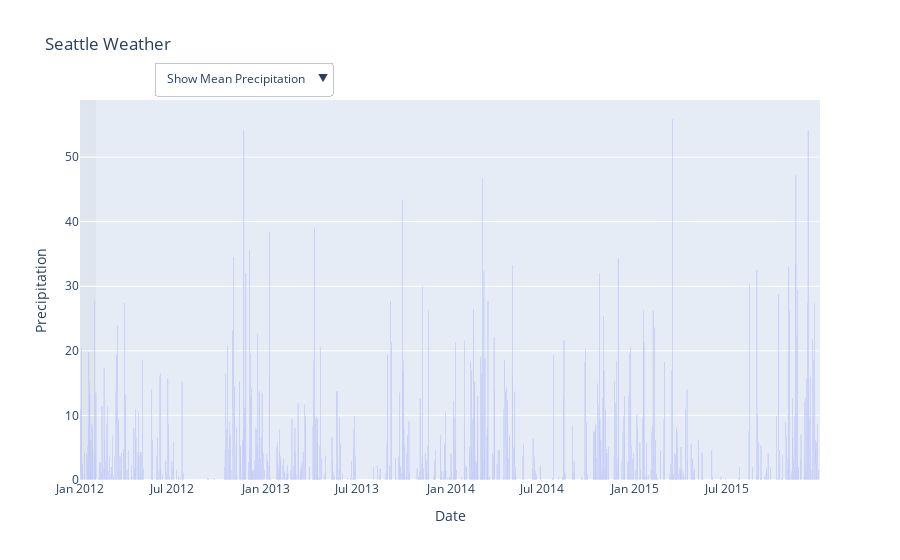

Notebook source saved alongside this figure:
### Code cell
import plotly.graph_objects as go
from vega_datasets import data

# Load data
source = data.seattle_weather()

# Create figure
fig = go.Figure()

# Add bar chart
bars = fig.add_trace(go.Bar(
    x=source['date'],
    y=source['precipitation'],
    opacity=0.7,
    marker_color='blue',
    name='Precipitation'
))

# Calculate mean precipitation
mean_precipitation = source['precipitation'].mean()

# Add line chart for mean precipitation
line = fig.add_trace(go.Scatter(
    x=source['date'],
    y=[mean_precipitation] * len(source),  # Ensure the same length as the x-axis data
    mode='lines',
    line=dict(color='firebrick', width=3),
    name='Mean Precipitation',
    visible=False
))

# Update layout with selection interval
fig.update_layout(
    xaxis=dict(title='Date'),
    yaxis=dict(title='Precipitation'),
    title='Seattle Weather',
    shapes=[dict(
        type='rect',
        xref='x',
        yref='paper',
        x0='2012-01-01',
        y0=0,
        x1='2012-02-01',
        y1=1,
        fillcolor='rgba(0,0,0,0.1)',
        opacity=0.3,
        layer='below',
        line_width=0,
    )]
)

# Add a bottom panel for selection
fig.update_layout(
    updatemenus=[
        dict(
            buttons=[
                dict(
                    args=[{"visible": [True, False]}],
                    label="Show Mean Precipitation",
                    method="update"
                ),
                dict(
                    args=[{"visible": [False, True]}],
                    label="Hide Mean Precipitation",
                    method="update"
                )
            ],
            direction="down",
            showactive=False,
            x=0.1,
            xanchor="left",
            y=1.1,
            yanchor="top"
        )
    ]
)

# Add event handler for selection changes
def update_mean_precipitation(trace, points, selector):
    x_range = points.xs[0].axis.range
    filtered_y = source['precipitation'][(source['date'] >= x_range[0]) & (source['date'] <= x_range[1])]
    new_mean_precipitation = filtered_y.mean()
    fig.update_traces(y=[new_mean_precipitation], selector=dict(name='Mean Precipitation'))

# Add event handler for selection changes
fig.data[1].on_selection(update_mean_precipitation)

# Show the plot
fig.show()

### Figure 1 — Plotly figure (JSON) as saved in the notebook; plotly's stock layout.template omitted (floating-point values rounded to 4 significant figures; data arrays with more than 128 entries replaced by an {"elided": "..."} marker saying what was removed)
{"data": [{"marker": {"color": "blue"}, "name": "Precipitation", "opacity": 0.7, "type": "bar", "x": {"elided": "1461 str values"}, "y": {"elided": "1461 float values"}}, {"line": {"color": "firebrick", "width": 3}, "mode": "lines", "name": "Mean Precipitation", "type": "scatter", "visible": false, "x": {"elided": "1461 str values"}, "y": {"elided": "1461 float values"}}], "layout": {"shapes": [{"fillcolor": "rgba(0,0,0,0.1)", "layer": "below", "line": {"width": 0}, "opacity": 0.3, "type": "rect", "x0": "2012-01-01", "x1": "2012-02-01", "xref": "x", "y0": 0, "y1": 1, "yref": "paper"}], "title": {"text": "Seattle Weather"}, "updatemenus": [{"buttons": [{"args": [{"visible": [true, false]}], "label": "Show Mean Precipitation", "method": "update"}, {"args": [{"visible": [false, true]}], "label": "Hide Mean Precipitation", "method": "update"}], "direction": "down", "showactive": false, "x": 0.1, "xanchor": "left", "y": 1.1, "yanchor": "top"}], "xaxis": {"title": {"text": "Date"}}, "yaxis": {"title": {"text": "Precipitation"}}}}
